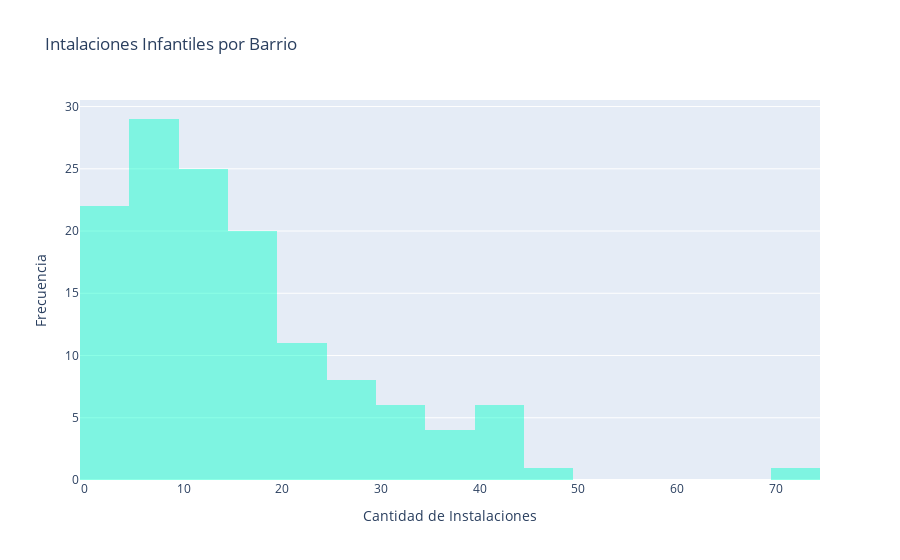

Notebook code for this chart:
### Markdown cell above
Visualizamos para ir observando el comportamiento de nuestras variables

### Code cell
trace = go.Histogram(x = datos_barrios['Cant_Parques'],
                     opacity = 0.75,
                     marker = dict(color = 'rgba(0,255,200,0.6)'))

data = [trace]
layout = go.Layout(barmode='overlay',
                   title= 'Intalaciones Infantiles por Barrio',
                   xaxis=dict(title='Cantidad de Instalaciones '),
                   yaxis=dict( title='Frecuencia'),
)
fig = go.Figure(data=data, layout=layout)
iplot(fig)

### Figure 1 — Plotly figure (JSON) as saved in the notebook; plotly's stock layout.template omitted (floating-point values rounded to 4 significant figures; data arrays with more than 128 entries replaced by an {"elided": "..."} marker saying what was removed)
{"data": [{"marker": {"color": "rgba(0,255,200,0.6)"}, "opacity": 0.75, "type": "histogram", "x": {"elided": "133 int values"}}], "layout": {"barmode": "overlay", "title": {"text": "Intalaciones Infantiles por Barrio"}, "xaxis": {"title": {"text": "Cantidad de Instalaciones "}}, "yaxis": {"title": {"text": "Frecuencia"}}}}
